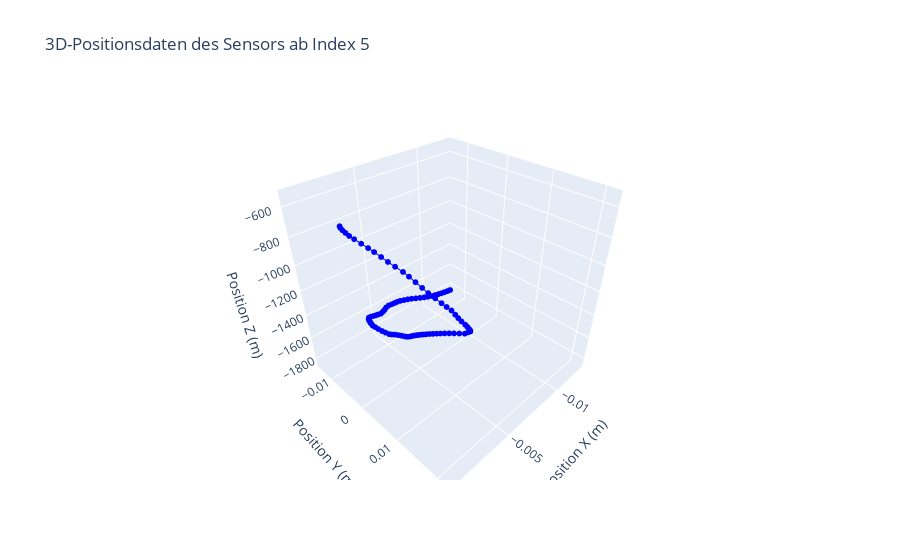

Here is the notebook cell this chart was saved with:
### Code cell
import pandas as pd
import plotly.graph_objects as go

# Beispiel DataFrame laden
data = df

# Beschneide die Daten ab Index 5
data_subset = data.iloc[120:]

# Erstelle eine 3D-Figur
fig = go.Figure()

# Füge die Daten ab Index 5 hinzu
fig.add_trace(go.Scatter3d(
    x=data_subset['Position X(m)'],
    y=data_subset['Position Y(m)'],
    z=data_subset['Position Z(m)'],
    mode='markers+lines',
    marker=dict(size=2, color='blue'),
    line=dict(width=2),
    text=data_subset.index,  # Zeigt die Indizes der Datenpunkte an
    hoverinfo='text'  # Zeigt nur den Index beim Hover an
))

# Füge Titel und Achsenbeschriftungen hinzu
fig.update_layout(
    title='3D-Positionsdaten des Sensors ab Index 5',
    scene=dict(
        xaxis_title='Position X (m)',
        yaxis_title='Position Y (m)',
        zaxis_title='Position Z (m)'
    )
)

# Zeige das Diagramm an
fig.show()
# Speichere die Figur als HTML-Datei
fig.write_html('3d_plot_2.html')
